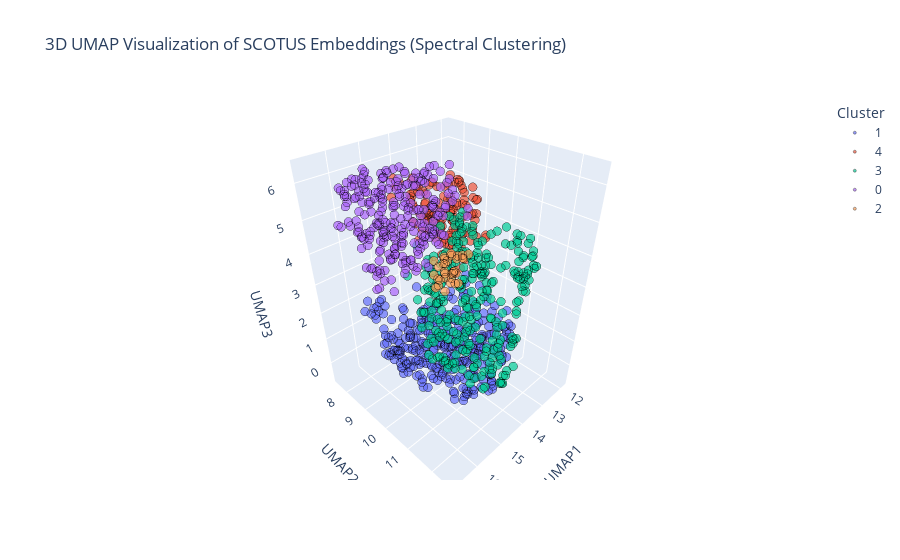

Notebook code cell kept with this figure:
### Code cell
import numpy as np
import plotly.express as px
import pandas as pd
import umap
from sklearn.cluster import SpectralClustering

# Load embeddings
texts=pd.read_csv("/home/maria/Neurogarage2/scotusCebra/scotus_with_summaries_ordered_full.csv").loc[:100]
output_path = "/home/maria/Downloads/scotus_embeddings.npy"
#output_path="/home/maria/Downloads/scotus_embeddings_small.npy"
embeddings = np.load(output_path)[:1000]
print(embeddings.shape)
# Reduce to 50D with PCA first
pca = PCA(n_components=600)
pca_result = pca.fit_transform(embeddings)
print(pca_result.shape)
# Then apply UMAP to get a 3D embedding
umap_model = umap.UMAP(n_components=3, n_neighbors=50, min_dist=0.5, metric='chebyshev', random_state=42)
umap_result = umap_model.fit_transform(pca_result)
print(umap_result.shape)

# Perform Spectral Clustering
num_clusters = 5 # Adjust as needed
clustering = SpectralClustering(n_clusters=num_clusters, affinity='nearest_neighbors', assign_labels='kmeans', random_state=42)
cluster_labels = clustering.fit_predict(umap_result)

# Convert to DataFrame
df = pd.DataFrame(umap_result, columns=["UMAP1", "UMAP2", "UMAP3"])
df["Cluster"] = cluster_labels.astype(str)  # Convert to string for categorical coloring

# Plot interactive 3D scatter plot
fig = px.scatter_3d(df, x="UMAP1", y="UMAP2", z="UMAP3", opacity=0.7, 
                     title="3D UMAP Visualization of SCOTUS Embeddings (Spectral Clustering)",
                     color=df["Cluster"])

fig.update_traces(marker=dict(size=3, line=dict(width=0.5, color="black")))
fig.show()

### Figure 1 — Plotly figure (JSON) as saved in the notebook; plotly's stock layout.template omitted (floating-point values rounded to 4 significant figures; data arrays with more than 128 entries replaced by an {"elided": "..."} marker saying what was removed)
{"data": [{"hovertemplate": "Cluster=1<br>UMAP1=%{x}<br>UMAP2=%{y}<br>UMAP3=%{z}<extra></extra>", "legendgroup": "1", "marker": {"color": "#636efa", "line": {"color": "black", "width": 0.5}, "opacity": 0.7, "size": 3, "symbol": "circle"}, "mode": "markers", "name": "1", "scene": "scene", "showlegend": true, "type": "scatter3d", "x": {"elided": "319 float values"}, "y": {"elided": "319 float values"}, "z": {"elided": "319 float values"}}, {"hovertemplate": "Cluster=4<br>UMAP1=%{x}<br>UMAP2=%{y}<br>UMAP3=%{z}<extra></extra>", "legendgroup": "4", "marker": {"color": "#EF553B", "line": {"color": "black", "width": 0.5}, "opacity": 0.7, "size": 3, "symbol": "circle"}, "mode": "markers", "name": "4", "scene": "scene", "showlegend": true, "type": "scatter3d", "x": {"elided": "139 float values"}, "y": {"elided": "139 float values"}, "z": {"elided": "139 float values"}}, {"hovertemplate": "Cluster=3<br>UMAP1=%{x}<br>UMAP2=%{y}<br>UMAP3=%{z}<extra></extra>", "legendgroup": "3", "marker": {"color": "#00cc96", "line": {"color": "black", "width": 0.5}, "opacity": 0.7, "size": 3, "symbol": "circle"}, "mode": "markers", "name": "3", "scene": "scene", "showlegend": true, "type": "scatter3d", "x": {"elided": "272 float values"}, "y": {"elided": "272 float values"}, "z": {"elided": "272 float values"}}, {"hovertemplate": "Cluster=0<br>UMAP1=%{x}<br>UMAP2=%{y}<br>UMAP3=%{z}<extra></extra>", "legendgroup": "0", "marker": {"color": "#ab63fa", "line": {"color": "black", "width": 0.5}, "opacity": 0.7, "size": 3, "symbol": "circle"}, "mode": "markers", "name": "0", "scene": "scene", "showlegend": true, "type": "scatter3d", "x": {"elided": "237 float values"}, "y": {"elided": "237 float values"}, "z": {"elided": "237 float values"}}, {"hovertemplate": "Cluster=2<br>UMAP1=%{x}<br>UMAP2=%{y}<br>UMAP3=%{z}<extra></extra>", "legendgroup": "2", "marker": {"color": "#FFA15A", "line": {"color": "black", "width": 0.5}, "opacity": 0.7, "size": 3, "symbol": "circle"}, "mode": "markers", "name": "2", "scene": "scene", "showlegend": true, "type": "scatter3d", "x": [13.13, 13.22, 12.4, 13.25, 12.79, 13.17, 12.32, 12.59, 13.59, 11.93, 11.99, 13.08, 12.54, 11.98, 12.82, 12.7, 12.19, 12.32, 12.61, 12.64, 12.86, 12.25, 11.85, 12.37, 12.5, 13.06, 11.9, 12.96, 12.99, 12.25, 12.85, 13.11, 13.01], "y": [8.603, 8.252, 7.981, 8.215, 8.23, 8.337, 8.069, 8.018, 8.577, 8.242, 8.029, 8.565, 8.5, 8.33, 8.291, 8.471, 8.245, 8.305, 8.392, 8.111, 8.712, 8.128, 8.449, 8.301, 7.932, 8.785, 8.203, 8.084, 9.067, 8.009, 8.01, 8.505, 8.238], "z": [1.489, 1.508, 2.09, 2.56, 1.948, 1.618, 2.381, 2.343, 2.342, 2.229, 2.013, 1.994, 1.468, 2.146, 1.905, 1.756, 2.31, 1.698, 1.845, 2.139, 2.129, 1.642, 2.324, 1.815, 2.189, 1.891, 2.079, 1.658, 1.975, 2.24, 2.065, 2.523, 1.723]}], "layout": {"legend": {"title": {"text": "Cluster"}, "tracegroupgap": 0}, "scene": {"domain": {"x": [0, 1], "y": [0, 1]}, "xaxis": {"title": {"text": "UMAP1"}}, "yaxis": {"title": {"text": "UMAP2"}}, "zaxis": {"title": {"text": "UMAP3"}}}, "title": {"text": "3D UMAP Visualization of SCOTUS Embeddings (Spectral Clustering)"}}}
